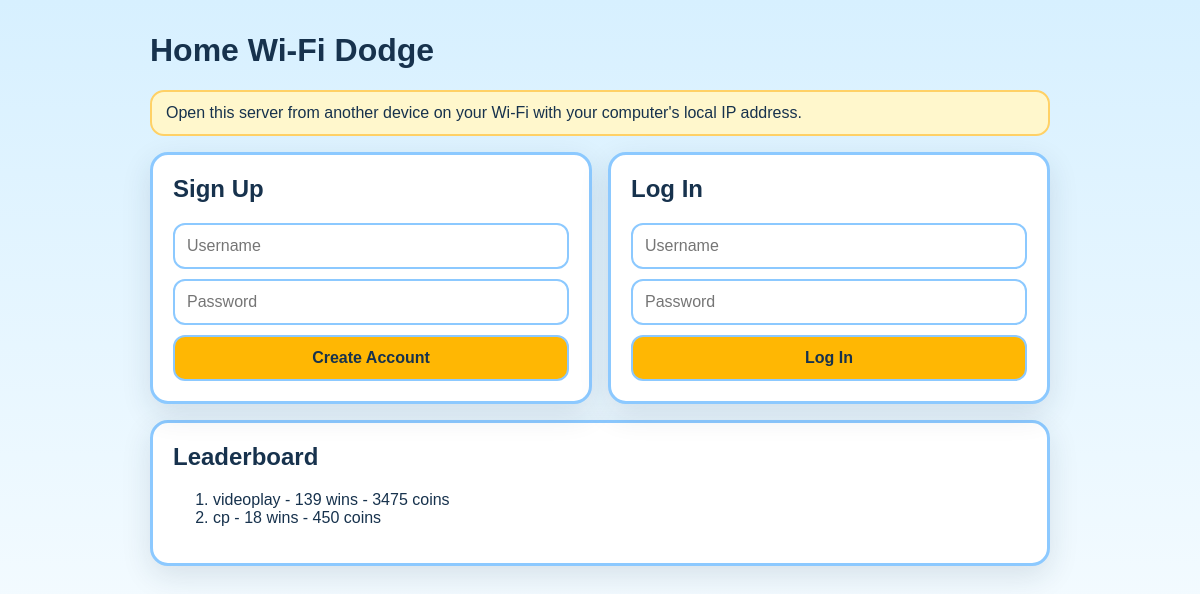
Before: / with the older database file.
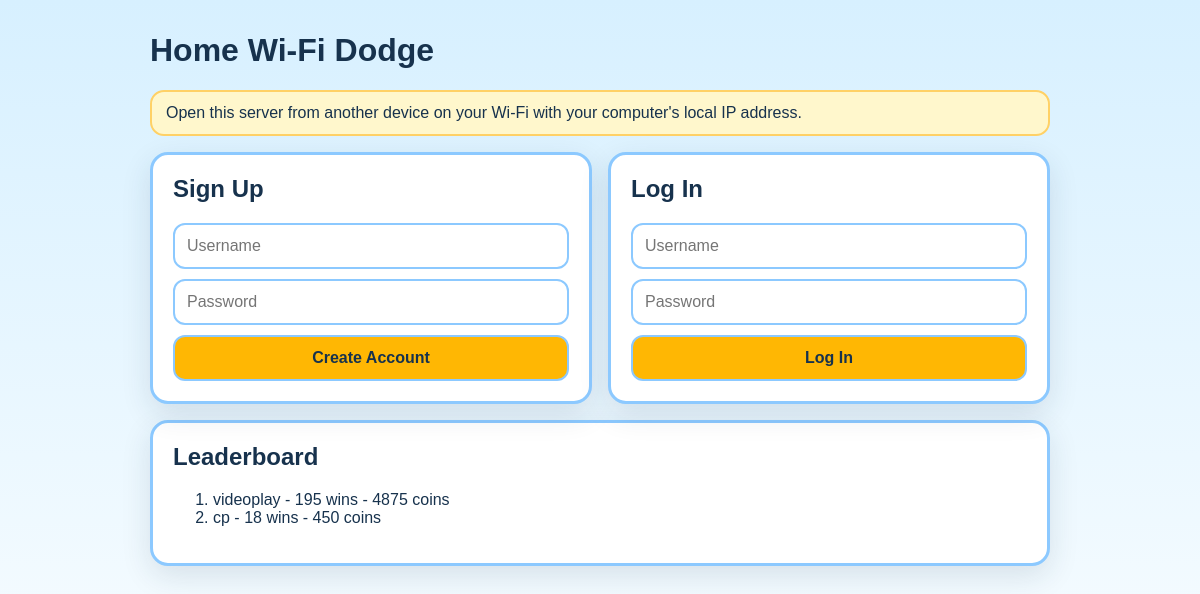
After: the same page with the newer database file.
### tables this page shows
CREATE TABLE users (
                    id INTEGER PRIMARY KEY AUTOINCREMENT,
                    username TEXT UNIQUE NOT NULL,
                    password_hash TEXT NOT NULL,
                    coins INTEGER NOT NULL DEFAULT 0,
                    wins INTEGER NOT NULL DEFAULT 0
                );

### appminecraftserver.py (the view)
@app.route("/")
def home():
    username = session.get("username")
    profile = store.get_user(username) if username else None
    leaderboard = store.get_leaderboard()
    return render_template("home.html", profile=profile, leaderboard=leaderboard, error=None)

### storage.py (called while the page is built)
    def connect(self):
        connection = sqlite3.connect(self.db_path)
        connection.row_factory = sqlite3.Row
        return connection

    def get_leaderboard(self):
        connection = self.connect()
        try:
            rows = connection.execute(
                "SELECT username, coins, wins FROM users ORDER BY wins DESC, coins DESC, username ASC LIMIT 10"
            ).fetchall()
            return [dict(row) for row in rows]
        finally:
            connection.close()

### templates/home.html (shortened to what this page needs)
<!doctype html>
<html lang="en">
<head>
  <link rel="stylesheet" href="{{ url_for('static', filename='style.css') }}">
</head>
<body>
  <main class="page">
    <h1>Home Wi-Fi Dodge</h1>
    <p class="tip">Open this server from another device on your Wi-Fi with your computer's local IP address.</p>
    {% if profile %}
      <section class="card">
        <h2>Welcome, {{ profile.username }}</h2>
        <p>Coins: {{ profile.coins }}</p>
        <p>Wins: {{ profile.wins }}</p>
        <div style="display:flex; gap:1rem; margin-top:1rem;">
          <a class="button" href="/lobby">Join Match</a>
          <a class="button danger" href="/logout">Log Out</a>
        </div>
      </section>
    {% else %}
      <section class="grid">
        <form class="card" method="post" action="/signup">
          <h2>Sign Up</h2>
          <input name="username" placeholder="Username" required>
          <input name="password" placeholder="Password" type="password" required>
          <button type="submit">Create Account</button>
        </form>
        <form class="card" method="post" action="/login">
          <h2>Log In</h2>
          <input name="username" placeholder="Username" required>
          <input name="password" placeholder="Password" type="password" required>
          <button type="submit">Log In</button>
        </form>
      </section>
    {% endif %}
    <section class="card">
      <h2>Leaderboard</h2>
      <ol>
        {%- if leaderboard %}
          {%- for player in leaderboard %}
            <li>{{ player.username }} - {{ player.wins }} wins - {{ player.coins }} coins</li>
          {%- endfor %}
        {%- else %}
          <li>No players yet.</li>
        {%- endif %}
      </ol>
    </section>
  </main>
</body>
</html>

### static/style.css (style rules this page uses)
body { margin: 0; font-family: Verdana, sans-serif; background: linear-gradient(180deg, #d7f0ff 0%, #f4fbff 100%); color: #17324d; }
.page { max-width: 900px; margin: 0 auto; padding: 32px 16px 48px; }
h1, h2 { margin-top: 0; }
.grid { display: grid; grid-template-columns: repeat(auto-fit, minmax(260px, 1fr)); gap: 16px; }
.card { background: #ffffff; border: 3px solid #8cc9ff; border-radius: 18px; padding: 20px; margin-bottom: 16px; box-shadow: 0 10px 30px rgba(23, 50, 77, 0.12); }
input, button, .button { display: block; width: 100%; box-sizing: border-box; margin-top: 10px; padding: 12px; border-radius: 12px; border: 2px solid #8cc9ff; font-size: 16px; }
button, .button { background: #ffb703; color: #17324d; font-weight: bold; text-align: center; text-decoration: none; }
.tip { background: #fff7cc; border: 2px solid #ffd166; border-radius: 14px; padding: 12px 14px; margin-bottom: 16px; }

Changed rows visible on the page:
changed users "videoplay": wins "139" → "195"; coins "3475" → "4875"
